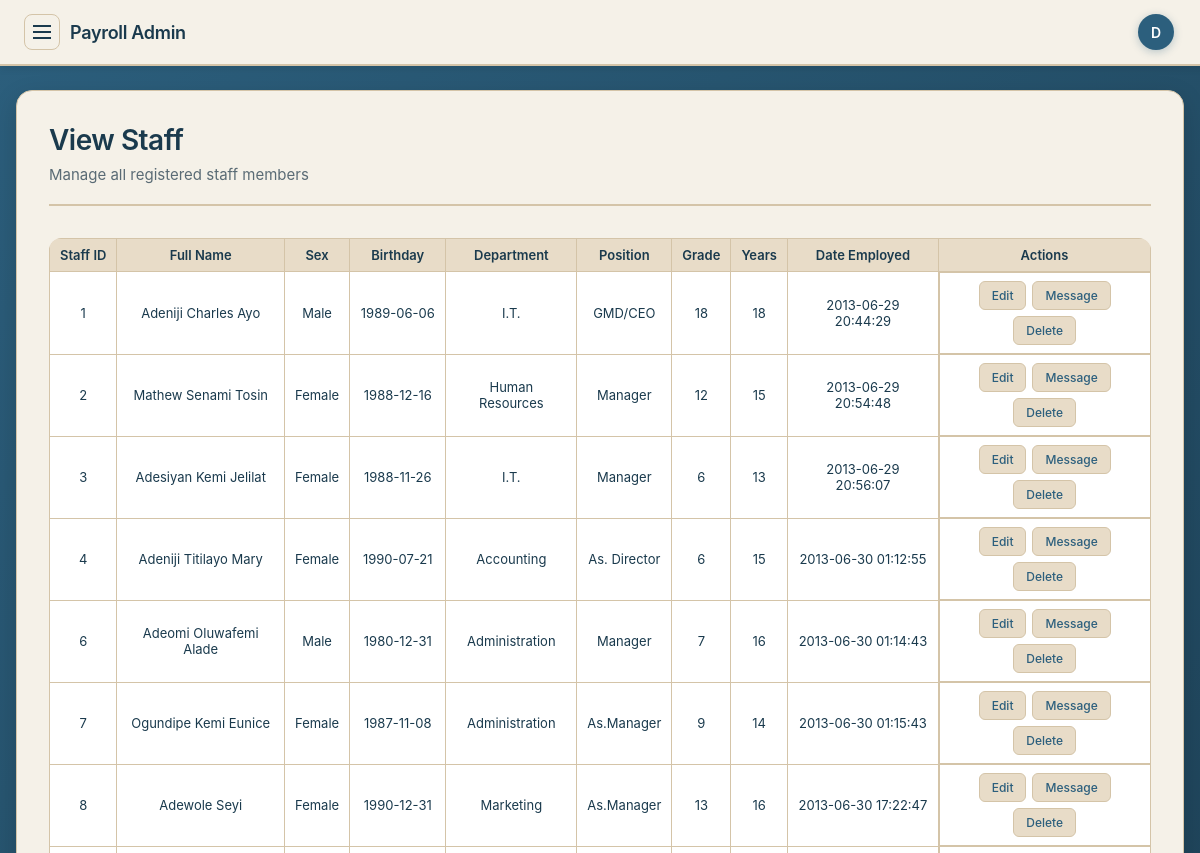
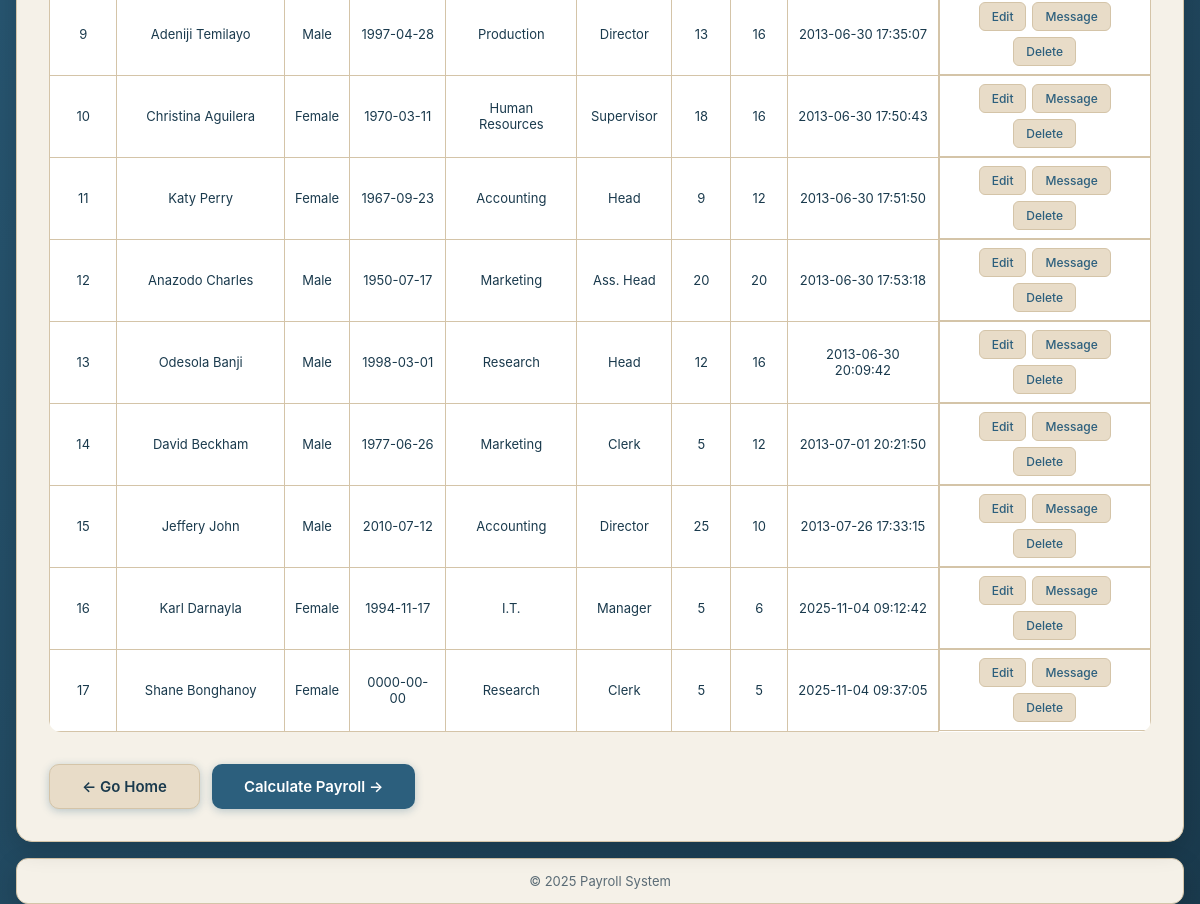
Screenshot of /admin/view_staff.php (signed in) with the database file from the repository (2 pictures, top to bottom).
### tables this page shows
CREATE TABLE `register_staff` (
  `staff_id` int(20) NOT NULL,
  `fname` varchar(100) NOT NULL,
  `sex` varchar(50) NOT NULL,
  `birthday` date NOT NULL,
  `department` varchar(50) NOT NULL,
  `position` varchar(50) NOT NULL,
  `grade` varchar(50) NOT NULL,
  `years` varchar(50) NOT NULL,
  `username` varchar(50) NOT NULL,
  `password` varchar(50) NOT NULL,
  `date_registered` timestamp NOT NULL DEFAULT current_timestamp()
);

### admin/view_staff.php (the view, shortened to what this page needs)
<!DOCTYPE html>
<html>
<head>
<link rel="stylesheet" href="../css/style.css?v=20251009" type="text/css" />
</head>
<body>
<div class="app-shell">
	<div class="headerbar">
		<div class="brand-wrap">
			<button class="hamburger" id="sidebarToggle" aria-label="Toggle sidebar">
				<span></span><span></span><span></span>
			</button>
			<div class="brand">Payroll Admin</div>
		</div>
		<div class="user-profile">
			<div class="avatar">D</div>
		</div>
	</div>
	<div class="layout" id="layout">
		<main class="main">
			<div class="page-header">
				<h2>View Staff</h2>
				<p>Manage all registered staff members</p>
			</div>
			<div class="table-wrapper">
				<?php
				include('connection.php');
				$qry = mysqli_query($conn, "SELECT * FROM register_staff");
				?>
				<table class="data-table staff-table">
					<thead>
						<tr>
							<th>Staff ID</th>
							<th>Full Name</th>
							<th>Sex</th>
							<th>Birthday</th>
							<th>Department</th>
							<th>Position</th>
							<th>Grade</th>
							<th>Years</th>
							<th>Date Employed</th>
							<th>Actions</th>
						</tr>
					</thead>
					<tbody>
						<?php
						if (mysqli_num_rows($qry) > 0) {
							while ($row = mysqli_fetch_array($qry)) {
								echo "<tr>";
								echo "<td>" . htmlspecialchars($row['staff_id']) . "</td>";
								echo "<td>" . htmlspecialchars($row['fname']) . "</td>";
								echo "<td>" . htmlspecialchars($row['sex']) . "</td>";
								echo "<td>" . htmlspecialchars($row['birthday']) . "</td>";
								echo "<td>" . htmlspecialchars($row['department']) . "</td>";
								echo "<td>" . htmlspecialchars($row['position']) . "</td>";
								echo "<td>" . htmlspecialchars($row['grade']) . "</td>";
								echo "<td>" . htmlspecialchars($row['years']) . "</td>";
								echo "<td>" . htmlspecialchars($row['date_registered']) . "</td>";
								echo "<td class='action-buttons'>";
								echo "<a href='up_staff.php?staff_id=" . $row['staff_id'] . "' class='action-btn btn-edit'>Edit</a>";
								echo "<a href='im.php?staff_id=" . $row['staff_id'] . "' class='action-btn btn-message'>Message</a>";
								echo "<a href='delete.php?staff_id=" . $row['staff_id'] . "' class='action-btn btn-delete' onclick='return confirm(\"Are you sure you want to delete this staff member?\")'>Delete</a>";
								echo "</td>";
								echo "</tr>";
							}
						} else {
							echo "<tr><td colspan='10' style='text-align:center; padding:20px; color:#5a6b75;'>No staff members found</td></tr>";
						}
						?>
					</tbody>
				</table>
			</div>
			<div class="quick-actions">
				<a href="index.php" class="btn btn-secondary">
					<span>← Go Home</span>
				</a>
				<a href="payroll.php" class="btn btn-primary">
					<span>Calculate Payroll →</span>
				</a>
			</div>
		</main>
	</div>
	<div class="footerbar">&copy; <?php echo date('Y'); ?> Payroll System</div>
</div>
</body>
</html>

### admin/view_staff.php (style rules this page uses)
.layout { position: relative; }

### rows the page displays
register_staff: staff_id "1", fname "Adeniji Charles Ayo", sex "Male", birthday "1989-06-06", department "I.T.", position "GMD/CEO", grade "18", years "18", date_registered "2013-06-29 20:44:29"
register_staff: staff_id "2", fname "Mathew Senami Tosin", sex "Female", birthday "1988-12-16", department "Human Resources", position "Manager", grade "12", years "15", date_registered "2013-06-29 20:54:48"
register_staff: staff_id "3", fname "Adesiyan Kemi Jelilat", sex "Female", birthday "1988-11-26", department "I.T.", position "Manager", grade "6", years "13", date_registered "2013-06-29 20:56:07"
register_staff: staff_id "4", fname "Adeniji Titilayo Mary", sex "Female", birthday "1990-07-21", department "Accounting", position "As. Director", grade "6", years "15", date_registered "2013-06-30 01:12:55"
register_staff: staff_id "6", fname "Adeomi Oluwafemi Alade", sex "Male", birthday "1980-12-31", department "Administration", position "Manager", grade "7", years "16", date_registered "2013-06-30 01:14:43"
register_staff: staff_id "7", fname "Ogundipe Kemi Eunice", sex "Female", birthday "1987-11-08", department "Administration", position "As.Manager", grade "9", years "14", date_registered "2013-06-30 01:15:43"
register_staff: staff_id "8", fname "Adewole Seyi", sex "Female", birthday "1990-12-31", department "Marketing", position "As.Manager", grade "13", years "16", date_registered "2013-06-30 17:22:47"
register_staff: staff_id "9", fname "Adeniji Temilayo", sex "Male", birthday "1997-04-28", department "Production", position "Director", grade "13", years "16", date_registered "2013-06-30 17:35:07"
register_staff: staff_id "10", fname "Christina Aguilera", sex "Female", birthday "1970-03-11", department "Human Resources", position "Supervisor", grade "18", years "16", date_registered "2013-06-30 17:50:43"
register_staff: staff_id "11", fname "Katy Perry", sex "Female", birthday "1967-09-23", department "Accounting", position "Head", grade "9", years "12", date_registered "2013-06-30 17:51:50"
register_staff: staff_id "12", fname "Anazodo Charles", sex "Male", birthday "1950-07-17", department "Marketing", position "Ass. Head", grade "20", years "20", date_registered "2013-06-30 17:53:18"
register_staff: staff_id "13", fname "Odesola Banji", sex "Male", birthday "1998-03-01", department "Research", position "Head", grade "12", years "16", date_registered "2013-06-30 20:09:42"
register_staff: staff_id "14", fname "David Beckham", sex "Male", birthday "1977-06-26", department "Marketing", position "Clerk", grade "5", years "12", date_registered "2013-07-01 20:21:50"
register_staff: staff_id "15", fname "Jeffery John", sex "Male", birthday "2010-07-12", department "Accounting", position "Director", grade "25", years "10", date_registered "2013-07-26 17:33:15"
register_staff: staff_id "16", fname "Karl Darnayla", sex "Female", birthday "1994-11-17", department "I.T.", position "Manager", grade "5", years "6", date_registered "2025-11-04 09:12:42"
register_staff: staff_id "17", fname "Shane Bonghanoy", sex "Female", birthday "0000-00-00", department "Research", position "Clerk", grade "5", years "5", date_registered "2025-11-04 09:37:05"
